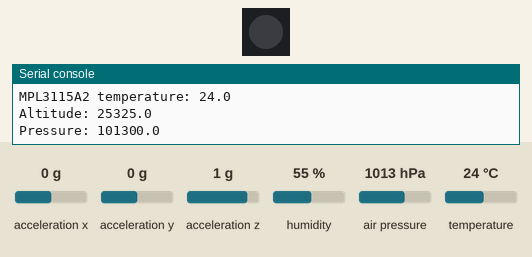
A program run on a simulated Pycom board running MicroPython. Shown: 1 RGB LEDs in strip order, left to right, the last lines printed to the serial console. The test bench sets the inputs (shaded band); at power-on: acceleration x 0 g, acceleration y 0 g, acceleration z 1 g, humidity 55 %, air pressure 1013 hPa, temperature 24 °C. Dim RGB values are drawn brighter than linear; WiFi joins after 1.5 s; web requests get an empty 200 reply after 0.4 s; a WiFi scan finds the one network the program names; library files of the repository ran but are not shown: LIS2HH12.py.

Above: at 0.1 s.
At 6.57 s:
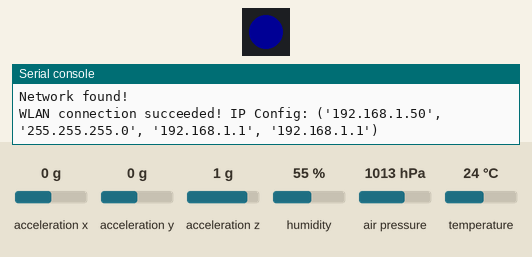
At 9.48 s:
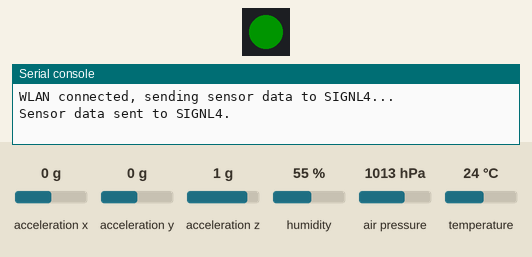
Timing chart, 0 to 11.2 s (numbered marks = the images above):
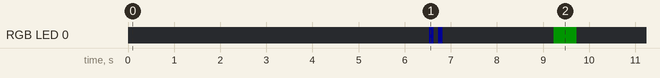

The program:

main.py
```python
# For HTTP requests
import urequests

import pycom
import machine
import time

# WLAN support
from network import WLAN

from pysense import Pysense
from LIS2HH12 import LIS2HH12
from SI7006A20 import SI7006A20
#from LTR329ALS01 import LTR329ALS01
from MPL3115A2 import MPL3115A2,ALTITUDE,PRESSURE


wlan = WLAN(mode=WLAN.STA)
py = Pysense()
mp = MPL3115A2(py,mode=ALTITUDE) # Returns height in meters. Mode may also be set to PRESSURE, returning a value in Pascals
mpp = MPL3115A2(py,mode=PRESSURE) # Returns pressure in Pa. Mode may also be set to ALTITUDE, returning a value in meters
si = SI7006A20(py)
#lt = LTR329ALS01(py)
li = LIS2HH12(py)

# Replace <teamSecret> in this url with your SIGNL4 team secret.
# You can find your secret in the SIGNL4 mobile app under Settings (gear) -> APIs.
# It is the alias part of your SIGNL4 team email address, e.g. dsd29x2
s4teamURL = "https://api.signl4.com/webhook/<teamSecret>/"


while True:
    pycom.heartbeat(False)

    print("MPL3115A2 temperature: " + str(mp.temperature()))
    print("Altitude: " + str(mp.altitude()))
    print("Pressure: " + str(mpp.pressure()))

    print("Temperature: " + str(si.temperature())+ " deg C and Relative Humidity: " + str(si.humidity()) + " %RH")
    print("Dew point: "+ str(si.dew_point()) + " deg C")
    t_ambient = 24.4
    print("Humidity Ambient for " + str(t_ambient) + " deg C is " + str(si.humid_ambient(t_ambient)) + "%RH")

    # print("Light (channel Blue lux, channel Red lux): " + str(lt.light()))

    print("Acceleration: " + str(li.acceleration()))
    print("Roll: " + str(li.roll()))
    print("Pitch: " + str(li.pitch()))

    print("Battery voltage: " + str(py.read_battery_voltage()))

    # Check WLAN first, replace SSID and password with appropriate values in your environment
    if wlan.isconnected() == False:
        print('Trying to connect to WIFI...')
        #Now the device may proceed to scan for networks:
        nets = wlan.scan()
        for net in nets:
            if net.ssid == '<yourSSID>':
                print('Network found!')
                wlan.connect(net.ssid, auth=(net.sec, 'yourWIFIPassword'), timeout=5000)
                while not wlan.isconnected():
                    machine.idle() # save power while waiting
                print("WLAN connection succeeded! IP Config: " + str(wlan.ifconfig()))

                pycom.rgbled(0x000014) #blue
                time.sleep(0.1)
                pycom.heartbeat(False)
                time.sleep(0.1)
                pycom.rgbled(0x000014) #blue
                time.sleep(0.1)
                pycom.heartbeat(False)

                break
    else:
        print("WLAN is connected. IP Config: " + str(wlan.ifconfig()))

        pycom.rgbled(0x001400) #green
        time.sleep(0.1)
        pycom.heartbeat(False)
        time.sleep(0.1)
        pycom.rgbled(0x001400) #green
        time.sleep(0.1)
        pycom.heartbeat(False)


    # Send telemetry to SIGNL4
    if wlan.isconnected() == True:
        print("WLAN connected, sending sensor data to SIGNL4...")

        strJSONData = '{"IoT Sensor Device": "Pycom Pysense", "Temperature": "' + str(si.temperature()) + ' deg C", "Humidity": "' + str(si.humidity()) + ' %RH", "Pressure": "' + str(mpp.pressure()) + '", "Altitude": "' + str(mp.altitude()) + '", "Dew point": "' + str(si.dew_point()) + '", "Acceleration": "' + str(li.acceleration()) + '", "Roll": "' + str(li.roll()) + '", "Pitch": "' + str(li.pitch()) + '"}'

        urequests.request("POST",s4teamURL, strJSONData, None, {"Content-Type" : "application/json"}).text

        pycom.rgbled(0x001400) #green

        print("Sensor data sent to SIGNL4.")
    else:
        print("No WLAN connection, cannot send sensor data to SIGNL4.")
        pycom.rgbled(0x140000) # red

    # Let led keep color for 0.5 secs
    time.sleep(0.5)
    pycom.heartbeat(False)

    time.sleep(3600)
```

pysense.py
```python
from pycoproc import Pycoproc

__version__ = '1.4.0'

class Pysense(Pycoproc):

    def __init__(self, i2c=None, sda='P22', scl='P21'):
        Pycoproc.__init__(self, i2c, sda, scl)
```

SI7006A20.py
```python
import time
from machine import I2C
import math

__version__ = '0.0.2'

class SI7006A20:
    """ class for handling the temperature sensor SI7006-A20
        +/- 1 deg C error for temperature
        +/- 5% error for relative humidity
        datasheet available at https://www.silabs.com/documents/public/data-sheets/Si7006-A20.pdf """

    SI7006A20_I2C_ADDR = const(0x40)

    TEMP_NOHOLDMASTER = const(0xF3)
    HUMD_NOHOLDMASTER = const(0xF5)

    def __init__(self, pysense = None, sda = 'P22', scl = 'P21'):
        if pysense is not None:
            self.i2c = pysense.i2c
        else:
            self.i2c = I2C(0, mode=I2C.MASTER, pins=(sda, scl))

    def _getWord(self, high, low):
        return ((high & 0xFF) << 8) + (low & 0xFF)

    def temperature(self):
        """ obtaining the temperature(degrees Celsius) measured by sensor """
        self.i2c.writeto(SI7006A20_I2C_ADDR, bytearray([0xF3]))
        time.sleep(0.5)
        data = self.i2c.readfrom(SI7006A20_I2C_ADDR, 3)
        #print("CRC Raw temp data: " + hex(data[0]*65536 + data[1]*256 + data[2]))
        data = self._getWord(data[0], data[1])
        temp = ((175.72 * data) / 65536.0) - 46.85
        return temp

    def humidity(self):
        """ obtaining the relative humidity(%) measured by sensor """
        self.i2c.writeto(SI7006A20_I2C_ADDR, bytearray([0xF5]))
        time.sleep(0.5)
        data = self.i2c.readfrom(SI7006A20_I2C_ADDR, 2)
        data = self._getWord(data[0], data[1])
        humidity = ((125.0 * data) / 65536.0) - 6.0
        return humidity

    def read_user_reg(self):
        """ reading the user configuration register """
        self.i2c.writeto(SI7006A20_I2C_ADDR, bytearray([0xE7]))
        time.sleep(0.5)
        data = self.i2c.readfrom(SI7006A20_I2C_ADDR, 1)
        return data[0]

    def read_heater_reg(self):
        """ reading the heater configuration register """
        self.i2c.writeto(SI7006A20_I2C_ADDR, bytearray([0x11]))
        time.sleep(0.5)
        data = self.i2c.readfrom(SI7006A20_I2C_ADDR, 1)
        return data[0]

    def read_electronic_id(self):
        """ reading electronic identifier """
        self.i2c.writeto(SI7006A20_I2C_ADDR, bytearray([0xFA]) + bytearray([0x0F]))
        time.sleep(0.5)
        sna = self.i2c.readfrom(SI7006A20_I2C_ADDR, 4)
        time.sleep(0.1)
        self.i2c.writeto(SI7006A20_I2C_ADDR, bytearray([0xFC]) + bytearray([0xC9]))
        time.sleep(0.5)
        snb = self.i2c.readfrom(SI7006A20_I2C_ADDR, 4)
        return [sna[0], sna[1], sna[2], sna[3], snb[0], snb[1], snb[2], snb[3]]

    def read_firmware(self):
        """ reading firmware version """
        self.i2c.writeto(SI7006A20_I2C_ADDR, bytearray([0x84])+ bytearray([0xB8]))
        time.sleep(0.5)
        fw = self.i2c.readfrom(SI7006A20_I2C_ADDR, 1)
        return fw[0]

    def read_reg(self, reg_addr):
        """ reading a register """
        self.i2c.writeto(SI7006A20_I2C_ADDR, bytearray([reg_addr]))
        time.sleep(0.5)
        data = self.i2c.readfrom(SI7006A20_I2C_ADDR, 1)
        return data[0]

    def write_reg(self, reg_addr, value):
        """ writing a register """
        self.i2c.writeto(SI7006A20_I2C_ADDR, bytearray([reg_addr])+bytearray([value]))
        time.sleep(0.1)

    def dew_point(self):
        """ computing the dew pointe temperature (deg C) for the current Temperature and Humidity measured pair
            at dew-point temperature the relative humidity is 100% """
        temp = self.temperature()
        humid = self.humidity()
        h = (math.log(humid, 10) - 2) / 0.4343 + (17.62 * temp) / (243.12 + temp)
        dew_p = 243.12 * h / (17.62 - h)
        return dew_p

    def humid_ambient(self, t_ambient, dew_p = None):
        """ returns the relative humidity compensated for the current Ambient temperature
            for ex: T-Ambient is 24.4 degC, but sensor indicates Temperature = 31.65 degC and Humidity = 47.3%
                    -> then the actual Relative Humidity is 72.2%
            this is computed because the dew-point should be the same """
        if dew_p is None:
            dew_p = self.dew_point()
        h = 17.62 * dew_p / (243.12 + dew_p)
        h_ambient = math.pow(10, (h - (17.62 * t_ambient) / (243.12 + t_ambient)) * 0.4343 + 2)
        return h_ambient
```

MPL3115A2.py
```python
import time
from machine import I2C

ALTITUDE = const(0)
PRESSURE = const(1)

class MPL3115A2exception(Exception):
    pass

class MPL3115A2:
    MPL3115_I2CADDR = const(0x60)
    MPL3115_STATUS = const(0x00)
    MPL3115_PRESSURE_DATA_MSB = const(0x01)
    MPL3115_PRESSURE_DATA_CSB = const(0x02)
    MPL3115_PRESSURE_DATA_LSB = const(0x03)
    MPL3115_TEMP_DATA_MSB = const(0x04)
    MPL3115_TEMP_DATA_LSB = const(0x05)
    MPL3115_DR_STATUS = const(0x06)
    MPL3115_DELTA_DATA = const(0x07)
    MPL3115_WHO_AM_I = const(0x0c)
    MPL3115_FIFO_STATUS = const(0x0d)
    MPL3115_FIFO_DATA = const(0x0e)
    MPL3115_FIFO_SETUP = const(0x0e)
    MPL3115_TIME_DELAY = const(0x10)
    MPL3115_SYS_MODE = const(0x11)
    MPL3115_INT_SORCE = const(0x12)
    MPL3115_PT_DATA_CFG = const(0x13)
    MPL3115_BAR_IN_MSB = const(0x14)
    MPL3115_P_ARLARM_MSB = const(0x16)
    MPL3115_T_ARLARM = const(0x18)
    MPL3115_P_ARLARM_WND_MSB = const(0x19)
    MPL3115_T_ARLARM_WND = const(0x1b)
    MPL3115_P_MIN_DATA = const(0x1c)
    MPL3115_T_MIN_DATA = const(0x1f)
    MPL3115_P_MAX_DATA = const(0x21)
    MPL3115_T_MAX_DATA = const(0x24)
    MPL3115_CTRL_REG1 = const(0x26)
    MPL3115_CTRL_REG2 = const(0x27)
    MPL3115_CTRL_REG3 = const(0x28)
    MPL3115_CTRL_REG4 = const(0x29)
    MPL3115_CTRL_REG5 = const(0x2a)
    MPL3115_OFFSET_P = const(0x2b)
    MPL3115_OFFSET_T = const(0x2c)
    MPL3115_OFFSET_H = const(0x2d)

    def __init__(self, pysense = None, sda = 'P22', scl = 'P21', mode = PRESSURE):
        if pysense is not None:
            self.i2c = pysense.i2c
        else:
            self.i2c = I2C(0, mode=I2C.MASTER, pins=(sda, scl))

        self.STA_reg = bytearray(1)
        self.mode = mode

        if self.mode is PRESSURE:
            self.i2c.writeto_mem(MPL3115_I2CADDR, MPL3115_CTRL_REG1, bytes([0x38])) # barometer mode, not raw, oversampling 128, minimum time 512 ms
            self.i2c.writeto_mem(MPL3115_I2CADDR, MPL3115_PT_DATA_CFG, bytes([0x07])) # no events detected
            self.i2c.writeto_mem(MPL3115_I2CADDR, MPL3115_CTRL_REG1, bytes([0x39])) # active
        elif self.mode is ALTITUDE:
            self.i2c.writeto_mem(MPL3115_I2CADDR, MPL3115_CTRL_REG1, bytes([0xB8])) # altitude mode, not raw, oversampling 128, minimum time 512 ms
            self.i2c.writeto_mem(MPL3115_I2CADDR, MPL3115_PT_DATA_CFG, bytes([0x07])) # no events detected
            self.i2c.writeto_mem(MPL3115_I2CADDR, MPL3115_CTRL_REG1, bytes([0xB9])) # active
        else:
            raise MPL3115A2exception("Invalid Mode MPL3115A2")

        if self._read_status():
            pass
        else:
            raise MPL3115A2exception("Error with MPL3115A2")

    def _read_status(self):
        while True:
            self.i2c.readfrom_mem_into(MPL3115_I2CADDR, MPL3115_STATUS, self.STA_reg)

            if(self.STA_reg[0] == 0):
                time.sleep(0.01)
                pass
            elif(self.STA_reg[0] & 0x04) == 4:
                return True
            else:
                return False

    def pressure(self):
        if self.mode == ALTITUDE:
            raise MPL3115A2exception("Incorrect Measurement Mode MPL3115A2")

        OUT_P_MSB = self.i2c.readfrom_mem(MPL3115_I2CADDR, MPL3115_PRESSURE_DATA_MSB,1)
        OUT_P_CSB = self.i2c.readfrom_mem(MPL3115_I2CADDR, MPL3115_PRESSURE_DATA_CSB,1)
        OUT_P_LSB = self.i2c.readfrom_mem(MPL3115_I2CADDR, MPL3115_PRESSURE_DATA_LSB,1)

        return float((OUT_P_MSB[0] << 10) + (OUT_P_CSB[0] << 2) + ((OUT_P_LSB[0] >> 6) & 0x03) + ((OUT_P_LSB[0] >> 4) & 0x03) / 4.0)

    def altitude(self):
        if self.mode == PRESSURE:
            raise MPL3115A2exception("Incorrect Measurement Mode MPL3115A2")

        OUT_P_MSB = self.i2c.readfrom_mem(MPL3115_I2CADDR, MPL3115_PRESSURE_DATA_MSB,1)
        OUT_P_CSB = self.i2c.readfrom_mem(MPL3115_I2CADDR, MPL3115_PRESSURE_DATA_CSB,1)
        OUT_P_LSB = self.i2c.readfrom_mem(MPL3115_I2CADDR, MPL3115_PRESSURE_DATA_LSB,1)

        alt_int = (OUT_P_MSB[0] << 8) + (OUT_P_CSB[0])
        alt_frac = ((OUT_P_LSB[0] >> 4) & 0x0F)

        if alt_int > 32767:
            alt_int -= 65536

        return float(alt_int + alt_frac / 16.0)

    def temperature(self):
        OUT_T_MSB = self.i2c.readfrom_mem(MPL3115_I2CADDR, MPL3115_TEMP_DATA_MSB,1)
        OUT_T_LSB = self.i2c.readfrom_mem(MPL3115_I2CADDR, MPL3115_TEMP_DATA_LSB,1)

        temp_int = OUT_T_MSB[0]
        temp_frac = OUT_T_LSB[0]

        if temp_int > 127:
            temp_int -= 256

        return float(temp_int + temp_frac / 256.0)
```

Measured:
- by itself, RGB LED 0: off → RGB(0, 0, 20) at 6.5 s, → off 0.10 s later, → RGB(0, 0, 20) 0.10 s later, → off 0.10 s later, … (6 changes in this stretch)
